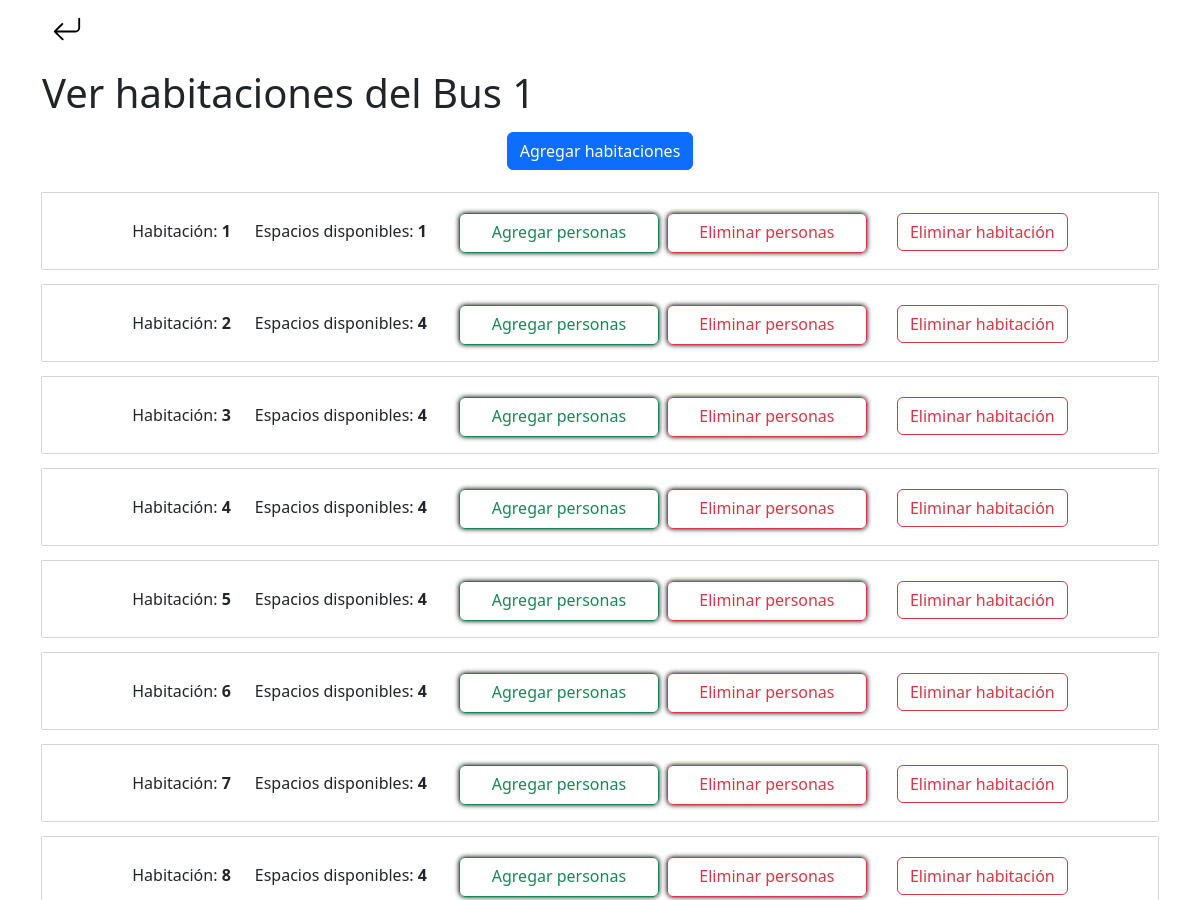
Page /view_rooms/1/ (signed in, upper part) on the earlier database version.
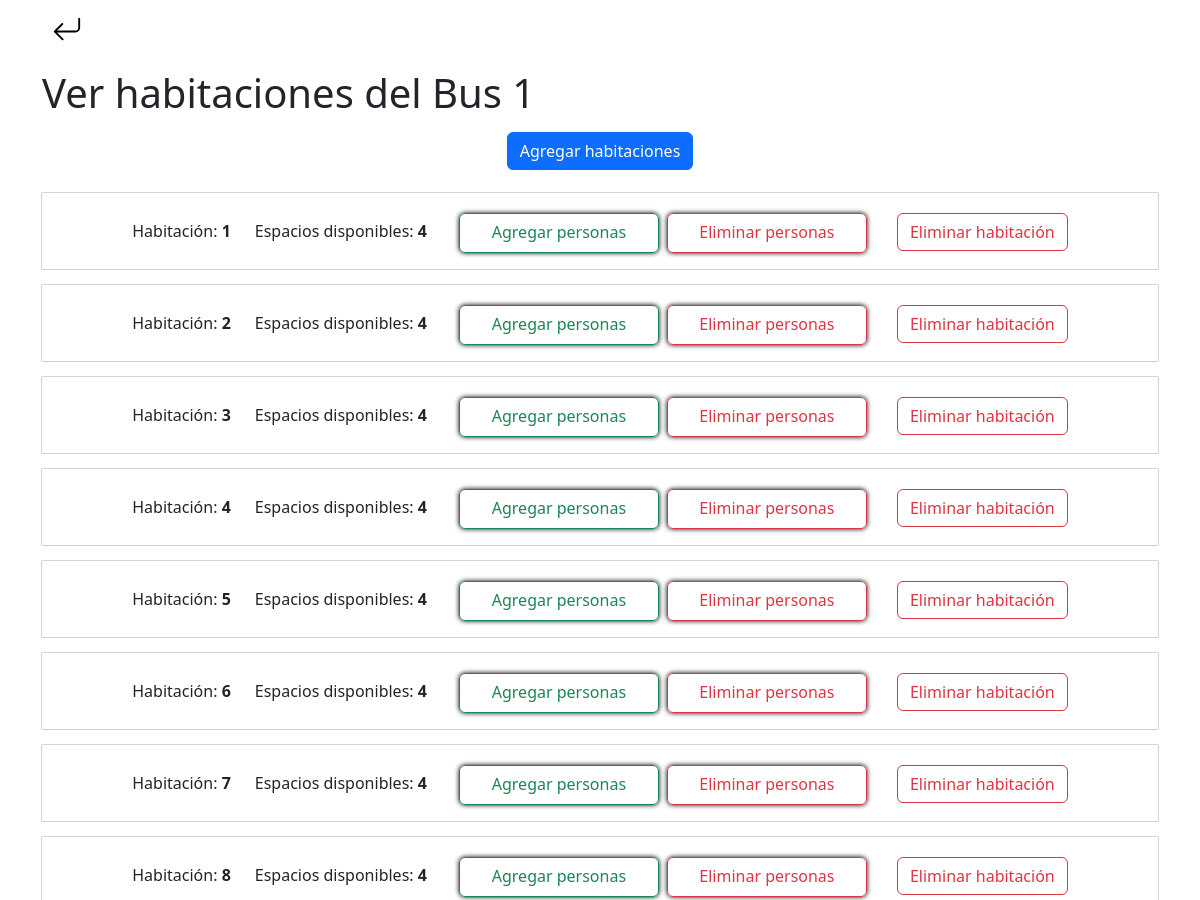
Same page on the later database version.
### pagePrincipal/models.py (models this page shows)
class Room(models.Model):
    number = models.CharField(max_length=10, null=True, blank=True)
    max_capacity = models.PositiveIntegerField(default=4)
    min_capacity = models.PositiveIntegerField(default=1)
    remaining_spaces = models.IntegerField(default=4)
    users = models.ManyToManyField(User, blank=True)
    companions = models.ManyToManyField(Companions, blank=True)
    rooms_bus = models.ForeignKey(Rooms_Bus, on_delete=models.CASCADE)

### Panel_Admin/views.py (the view)
# urls.py: path('view_rooms/<int:room_id>/', viewRooms.as_view(), name='ViewRooms'),
class viewRooms(LoginRequiredMixin, View):
    login_url = '/'
    def get(self, request, room_id):
        room = Rooms_Bus.objects.get(bus=room_id)
        rooms = Room.objects.annotate(
            number_as_int=Cast('number', IntegerField())
        ).filter(rooms_bus=room).order_by('number_as_int')
        bus_id = room_id
        return render(request, 'view-rooms.html', {'rooms': rooms, 'room_search': room, 'bus_id': bus_id})

### pageLogin/models.py (called while the page is built)
    def __str__(self):
        return self.nombre

### templates/view-rooms.html (shortened to what this page needs)
{% extends 'PanelAdmin.html' %}
{% load static %}
{% load pwa %}
{% block content %}
<section class="bus">
    <section class="back">
        <div class="container">
            <a href="{% url 'ViewBus' bus_id %}">
            </a>
        </div>
    </section>
    <div class="container">
        <h1 class="mt-4">Ver habitaciones del {{room_search.bus}}</h1>
        <div class="buttons-row" style="margin: 15px 0px;">
            <a href="{% url 'AddRooms' bus_id %}" class="btn btn-primary mx-1">Agregar habitaciones</a>
        </div>
        <div class="car">
            <div class="card-body d-flex justify-content-center align-items-center flex-column">
                {% for room in rooms %}
                    <div class="room-card d-flex justify-content-center text-center my-2">
                        <p class="mt-3">Habitación: <span style="font-weight: bold;">{{room.number}}</span></p>
                        {% if room.remaining_spaces == 0 %}
                            <p class="mt-3 mx-2">Espacios disponibles: <span style="font-weight: bold;">0</span></p>
                        {% else %}
                            <p class="mt-3 mx-4">Espacios disponibles: <span style="font-weight: bold;">{{room.remaining_spaces}}</span></p>
                        {% endif %}
                        <a href="{% url 'AddUsersToRoom' room.id bus_id %}" class="btn btn-outline-success mx-2 mb-1 room-btn">Agregar personas</a>
                        <a href="{% url 'DeletePeopleFromRoom' room.id bus_id %}" class="btn btn-outline-danger room-btn">Eliminar personas</a>
                        <form action="{% url 'DeleteRoom' bus_id room.id %}" method="post" class="delete-room-form">
                            <button type="submit" class="btn btn-outline-danger delete-room-btn">Eliminar habitación</button>
                        </form>
                    </div>
                {% endfor %}
            </div>
        </div>
    </div>
</section>
{% endblock %}

Differences in the rows shown:
changed Room (number 1 of 8 on the later page): remaining_spaces "1" → "4"
